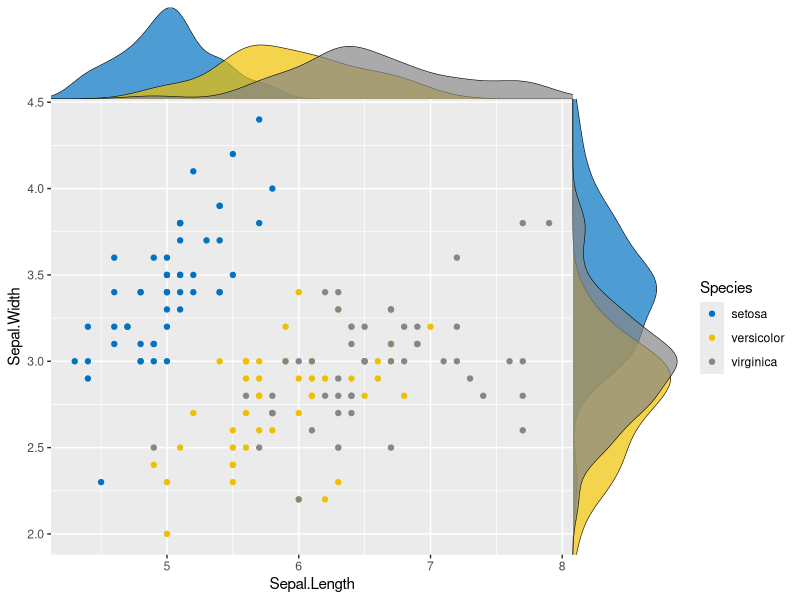

Here is the R script that generated this plot:
library(cowplot)
library(ggplot2)
# Main plot
pmain <- ggplot(iris, aes(x = Sepal.Length, y = Sepal.Width, color = Species))+
  geom_point()+
  ggpubr::color_palette("jco")
# Marginal densities along x axis
xdens <- axis_canvas(pmain, axis = "x")+
  geom_density(data = iris, aes(x = Sepal.Length, fill = Species),
               alpha = 0.7, size = 0.2)+
  ggpubr::fill_palette("jco")
# Marginal densities along y axis
# Need to set coord_flip = TRUE, if you plan to use coord_flip()
ydens <- axis_canvas(pmain, axis = "y", coord_flip = TRUE)+
  geom_density(data = iris, aes(x = Sepal.Width, fill = Species),
               alpha = 0.7, size = 0.2)+
  coord_flip()+
  ggpubr::fill_palette("jco")
p1 <- insert_xaxis_grob(pmain, xdens, grid::unit(.2, "null"), position = "top")
p2<- insert_yaxis_grob(p1, ydens, grid::unit(.2, "null"), position = "right")
ggdraw(p2)